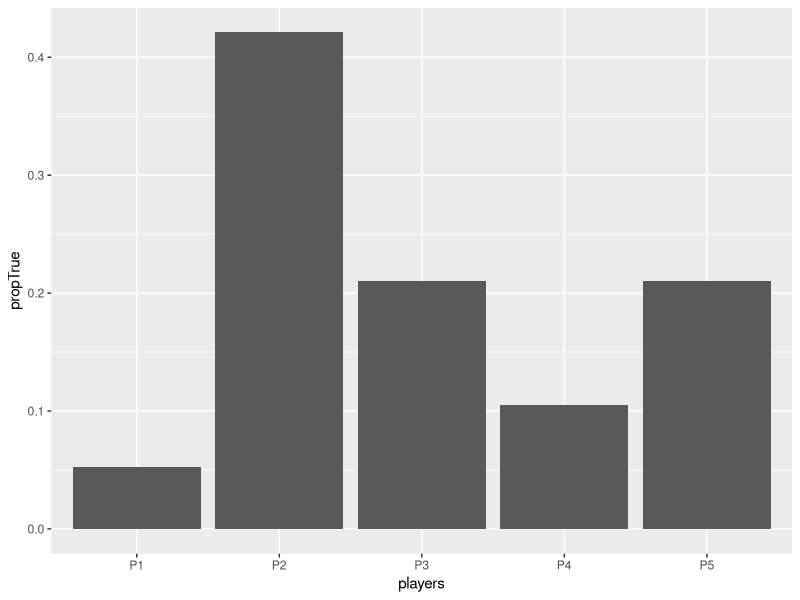
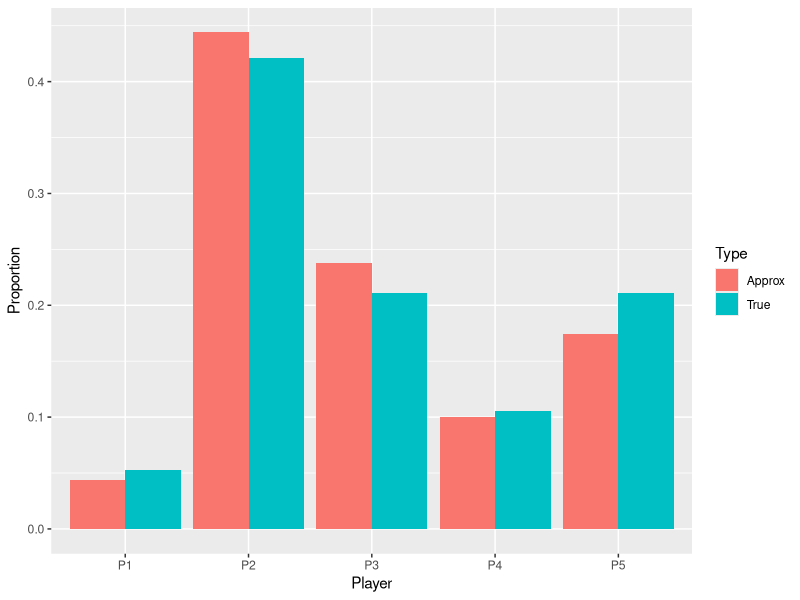
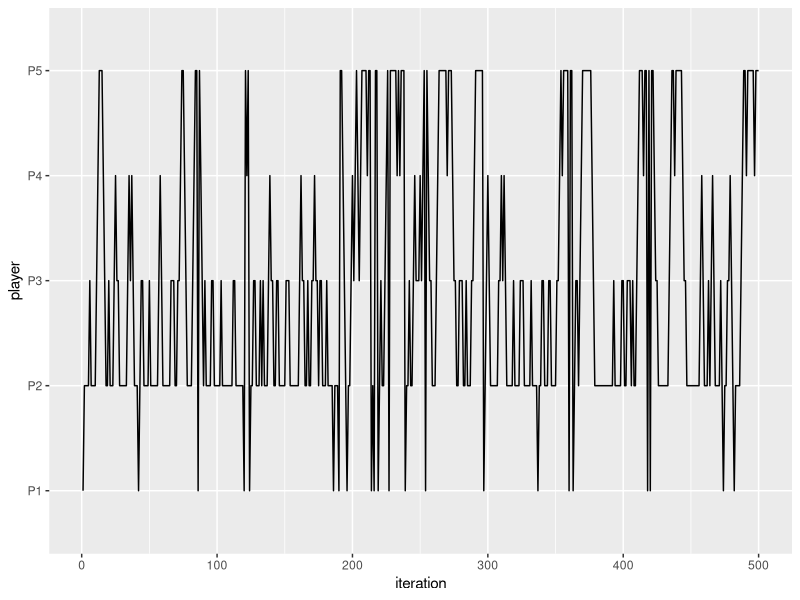

These charts were generated, in order, by the following R code:
# ----------------------------------------------------------
# File:  metropolis_game.R
# Description: implements the metropolis game 
#              played in class                
# Author:  Kate Calder (calder@stat.osu.edu)
# Course:  STAT 3303 
# ----------------------------------------------------------

library(ggplot2)

# -------------
# Set-up
# -------------

# store players as a factor variable
# so that they stay in order in the bar plot

namesPlayers <- c("P1", "P2", "P3", "P4", "P5")

players <- factor(namesPlayers, 
                  levels = namesPlayers)

# number of players
nPlayers <- length(players)

# function to return the index of players
lookPlayer <- function(name) return((1:nPlayers)[players == name])

# original numbers given to players
numTrue <- c(1, 8, 4, 2, 4)

# proportion of the total assigned to 
# each player
propTrue <- numTrue / sum(numTrue)

# create a barplot of the
# proportions
propDF <- data.frame(propTrue = propTrue, players = players)
ggplot(propDF, aes( x = players, y = propTrue) ) + 
  geom_col()

# calculate the move probabilities
# left is column 1
# right is column 2
moveProb <- matrix(NA, nPlayers, 2)
moveProb[1, ] <- c( numTrue[nPlayers], numTrue[2] ) / numTrue[1]
for(i in 2:(nPlayers-1))
  {
    moveProb[i, ] <- c( numTrue[i-1] , numTrue[i+1] ) / numTrue[i]
  }
moveProb[nPlayers, ] <- c( numTrue[nPlayers-1], numTrue[1] ) / numTrue[nPlayers]

# function to play game
play <- function(curr, players, nPlayers, moveProb, lookPlayer)
          {
            # get index of the current player  
            currInd <- lookPlayer(curr)   
            # pick a move direction at random
            moveDirection <- sample(c(1,2), 1)
            # move or don't move
            if(moveDirection == 1)
            {
              propInd <- ifelse( currInd == 1, 
                                  nPlayers, 
                                  currInd - 1 )
            }else{
              propInd <- ifelse( currInd == nPlayers, 
                                  1, 
                                  currInd + 1 )
            }
            if(runif(1,0,1) < moveProb[currInd, moveDirection]) 
            {
              return(players[propInd])
            }else{
              return(players[currInd])
            }
          }

# -------------
# Play the game!
# -------------

# number of interations to play
ITER <- 500

# create a place to store the who has the ball
pathSave <- factor(rep(NA, ITER), 
                    levels = namesPlayers)

# who should start
pathInit <- namesPlayers[1]

# assign the initial person to pathSave
pathSave[1] <- pathInit

# run the rest
for(k in 2:ITER)
  {
    pathSave[k] <- play(pathSave[k-1], 
                         players,
                         nPlayers,
                         moveProb, 
                         lookPlayer)
  }


# summarize the results of the game

propApprox <- table(pathSave)/ITER 

resultsDF <- data.frame(Type = rep(c("True", "Approx"), each = nPlayers),
                        Proportion = c(propTrue, propApprox),
                        Player = factor(rep(as.character(players), 2), 
                                        levels = namesPlayers))

ggplot(resultsDF, aes(x = Player, y = Proportion, fill = Type)) +
         geom_col(position = "dodge")

# -------------
# Some questions
# -------------

# What happens if we play more rounds (iterations)?

# How many rounds do we need to ge a good approximation?

resultsDF2 <- data.frame(iteration = 1:ITER, player = pathSave)

ggplot(resultsDF2, aes( x = iteration, y = as.numeric(player))) +
  geom_path() +
  scale_y_discrete("player", limit = 1:5, label = levels(players)) 
  
# What if we start with a different person?
